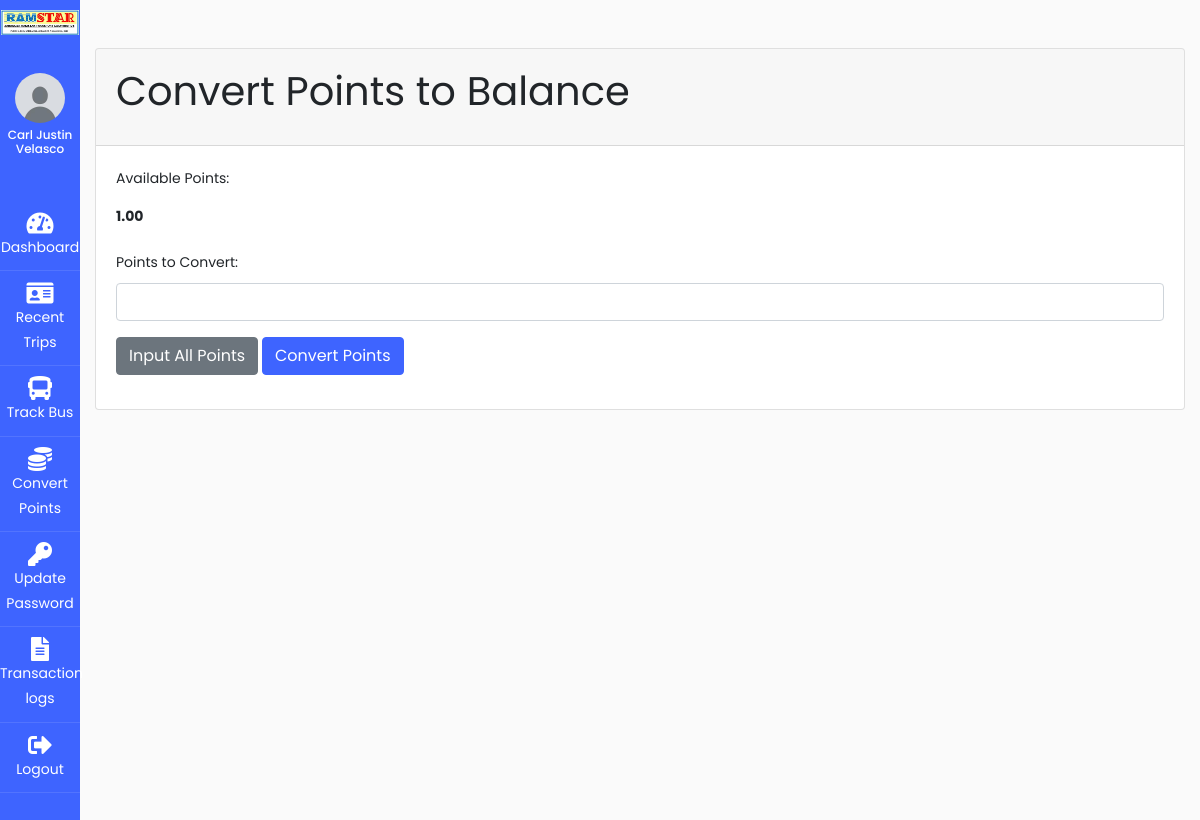
Page /users/convert_points.php (signed in) on the earlier database version.
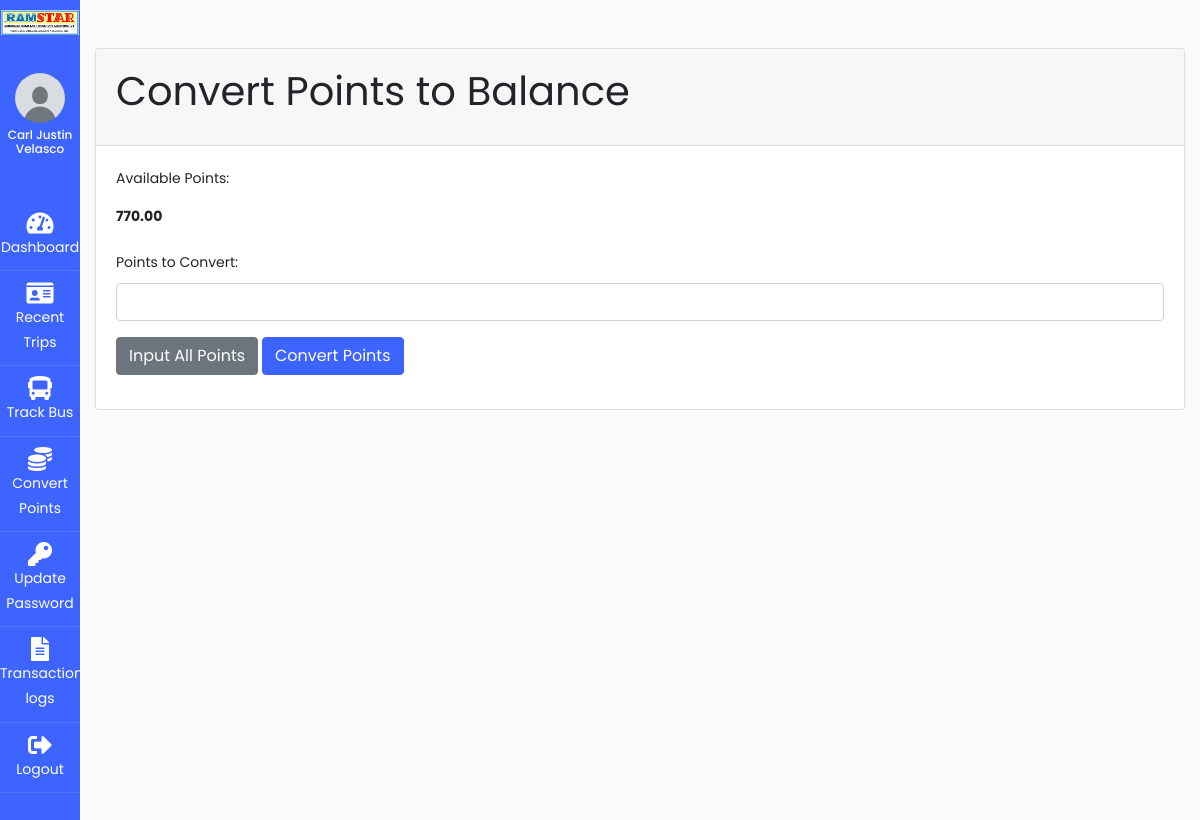
Same page on the later database version.
### tables this page shows
CREATE TABLE `useracc` (
  `id` int(11) UNSIGNED NOT NULL,
  `account_number` varchar(50) NOT NULL,
  `firstname` varchar(100) NOT NULL,
  `profile_picture` varchar(255) DEFAULT NULL,
  `lastname` varchar(100) NOT NULL,
  `middlename` varchar(100) NOT NULL,
  `suffix` varchar(10) DEFAULT NULL,
  `birthday` date NOT NULL,
  `age` int(11) NOT NULL,
  `gender` enum('Male','Female','Other') NOT NULL,
  `email` varchar(100) NOT NULL,
  `contactnumber` varchar(15) NOT NULL,
  `province` varchar(250) NOT NULL,
  `municipality` varchar(250) NOT NULL,
  `barangay` varchar(250) NOT NULL,
  `address` varchar(255) NOT NULL,
  `password` varchar(255) NOT NULL,
  `balance` decimal(10,2) DEFAULT 0.00,
  `role` enum('User','Admin','Cashier','Conductor') DEFAULT 'User',
  `created_at` timestamp NOT NULL DEFAULT current_timestamp(),
  `is_activated` tinyint(1) DEFAULT 0,
  `id_type` varchar(50) NOT NULL,
  `id_file` varchar(255) NOT NULL,
  `points` decimal(10,2) DEFAULT 0.00
);

### users/convert_points.php (the view, shortened to what this page needs)
<?php
include '../config/connection.php';
$accountNumber = $_SESSION['account_number'];
$stmt = $conn->prepare("SELECT points FROM useracc WHERE account_number = ?");
$stmt->bind_param("s", $accountNumber);
$stmt->execute();
$result = $stmt->get_result();
$user = $result->fetch_assoc();
$availablePoints = $user['points'];
?>
<!DOCTYPE html>
<html lang="en">
<head>
    <link href="https://cdn.jsdelivr.net/npm/bootstrap@5.3.3/dist/css/bootstrap.min.css" rel="stylesheet">
    <link rel="stylesheet" href="https://stackpath.bootstrapcdn.com/font-awesome/4.7.0/css/font-awesome.min.css">
    <link rel="stylesheet" href="https://cdnjs.cloudflare.com/ajax/libs/font-awesome/5.15.4/css/all.min.css">
    <link rel="stylesheet" href="../css/style.css">
</head>
<body>
    <div class="container mt-5">
        <div class="card">
            <div class="card-header">
                <h1 class="card-title">Convert Points to Balance</h1>
            </div>
            <div class="card-body">
                <form id="convertPointsForm">
                    <div class="mb-3">
                        <label class="form-label">Available Points:</label>
                        <p class="form-control-plaintext fw-bold">
                            <?php echo htmlspecialchars($availablePoints); ?>
                        </p>
                    </div>
                    <div class="mb-3">
                        <label for="points" class="form-label">Points to Convert:</label>
                        <input type="number" class="form-control" name="points" id="points" min="1"
                            max="<?php echo htmlspecialchars($availablePoints); ?>" required>
                    </div>
                    <button type="button" class="btn btn-secondary" onclick="inputAllPoints()">Input All Points</button>
                    <button type="button" class="btn btn-primary" onclick="confirmConversion()">Convert Points</button>
                </form>
            </div>
        </div>
    </div>
</body>
</html>

Differences in the rows shown:
changed useracc: points "1.00" → "770.00"
